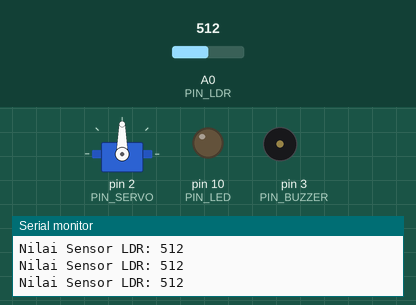
Recording of a sketch running on a simulated Arduino Uno, built with avr-gcc and run on an emulated ATmega328P. Shown: servo, output pins drawn as LEDs (lit = HIGH), buzzer (waves = sounding, pin HIGH), the last lines printed to the serial monitor. The test bench sets the inputs (shaded band); at power-on: A0 (PIN_LDR) = 512.

Above: at 1.2 s.
1.3 s: A0 (PIN_LDR) set to 790
2.8 s: A0 (PIN_LDR) set to 809
At 3.3 s:
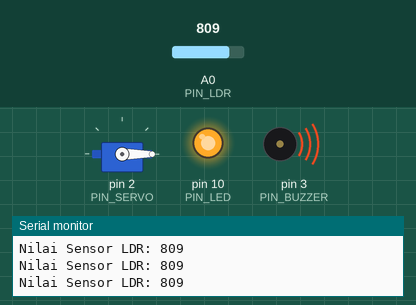
4.3 s: A0 (PIN_LDR) set to 716
At 4.7 s:
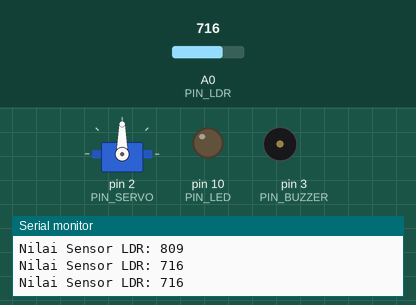
5.9 s: A0 (PIN_LDR) set to 900
At 7.2 s:
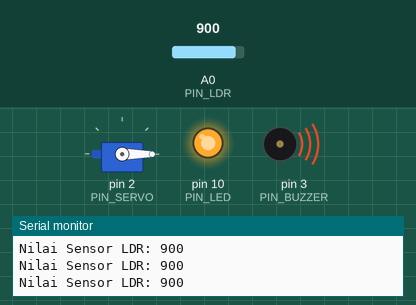
Timing chart, 0 to 8.5 s (numbered marks = the images above; inputs shaded):
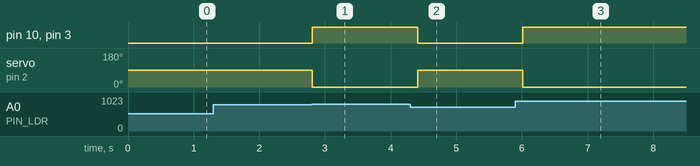

The sketch:

sketch_oct25b.ino
```cpp
#include <Servo.h>

const int PIN_LDR    = 0;
const int PIN_SERVO  = 2;
const int PIN_LED    = 10;
const int PIN_BUZZER = 3;
const int AMBANG_GELAP = 800;

Servo servoJemuran;
bool statusGelap = false;

void setup() {
  Serial.begin(115200);

  pinMode(PIN_LED, OUTPUT);
  pinMode(PIN_BUZZER, OUTPUT);
  pinMode(PIN_LDR, INPUT);

  servoJemuran.attach(PIN_SERVO);
  servoJemuran.write(90);

  digitalWrite(PIN_LED, LOW);
  digitalWrite(PIN_BUZZER, LOW);
}
void loop() {
  int nilaiLDR = analogRead(PIN_LDR);
  Serial.print("Nilai Sensor LDR: ");
  Serial.println(nilaiLDR);

  if (nilaiLDR > AMBANG_GELAP) {
    digitalWrite(PIN_LED, HIGH);
    digitalWrite(PIN_BUZZER, HIGH);

    if (!statusGelap) {
      servoJemuran.write(0);
      statusGelap = true;
    }
  }
  else {
    digitalWrite(PIN_LED, LOW);
    digitalWrite(PIN_BUZZER, LOW);

    if (statusGelap) {
      servoJemuran.write(90);
      statusGelap = false;
    }
  }
  delay(200);
}
```

Measured:
- the behaviour switches between 800 and 801 on A0 (PIN_LDR) (found by bisection; images 0 and 1)
- after the input at 2.8 s, pin 10 (PIN_LED), pin 3 (PIN_BUZZER): LOW → HIGH at once; servo on pin 2 (PIN_SERVO): 90° → 0° at once
- after the input at 4.3 s, pin 10 (PIN_LED), pin 3 (PIN_BUZZER): HIGH → LOW after 0.11 s; servo on pin 2 (PIN_SERVO): 0° → 90° after 0.11 s
- after the input at 5.9 s, pin 10 (PIN_LED), pin 3 (PIN_BUZZER): LOW → HIGH after 0.11 s; servo on pin 2 (PIN_SERVO): 90° → 0° after 0.11 s
